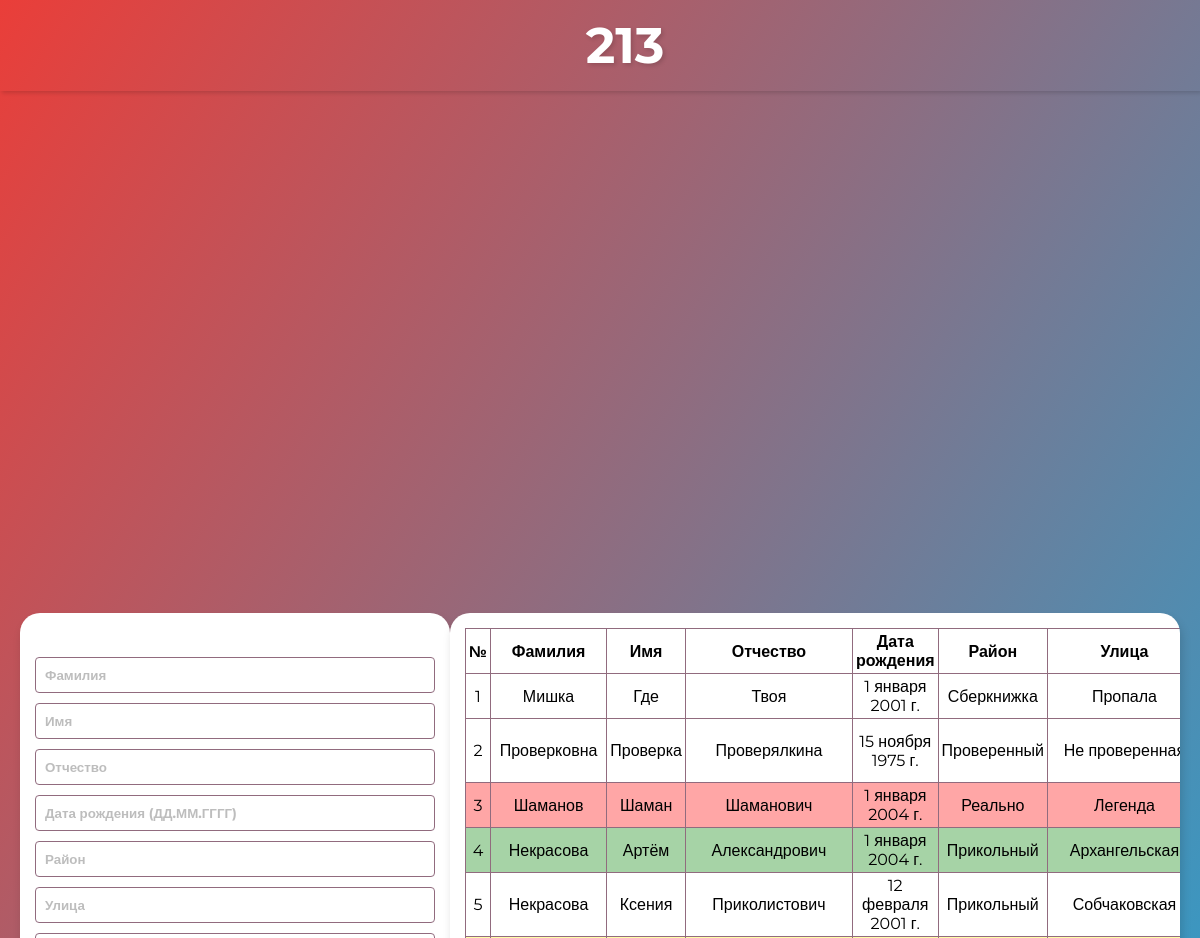
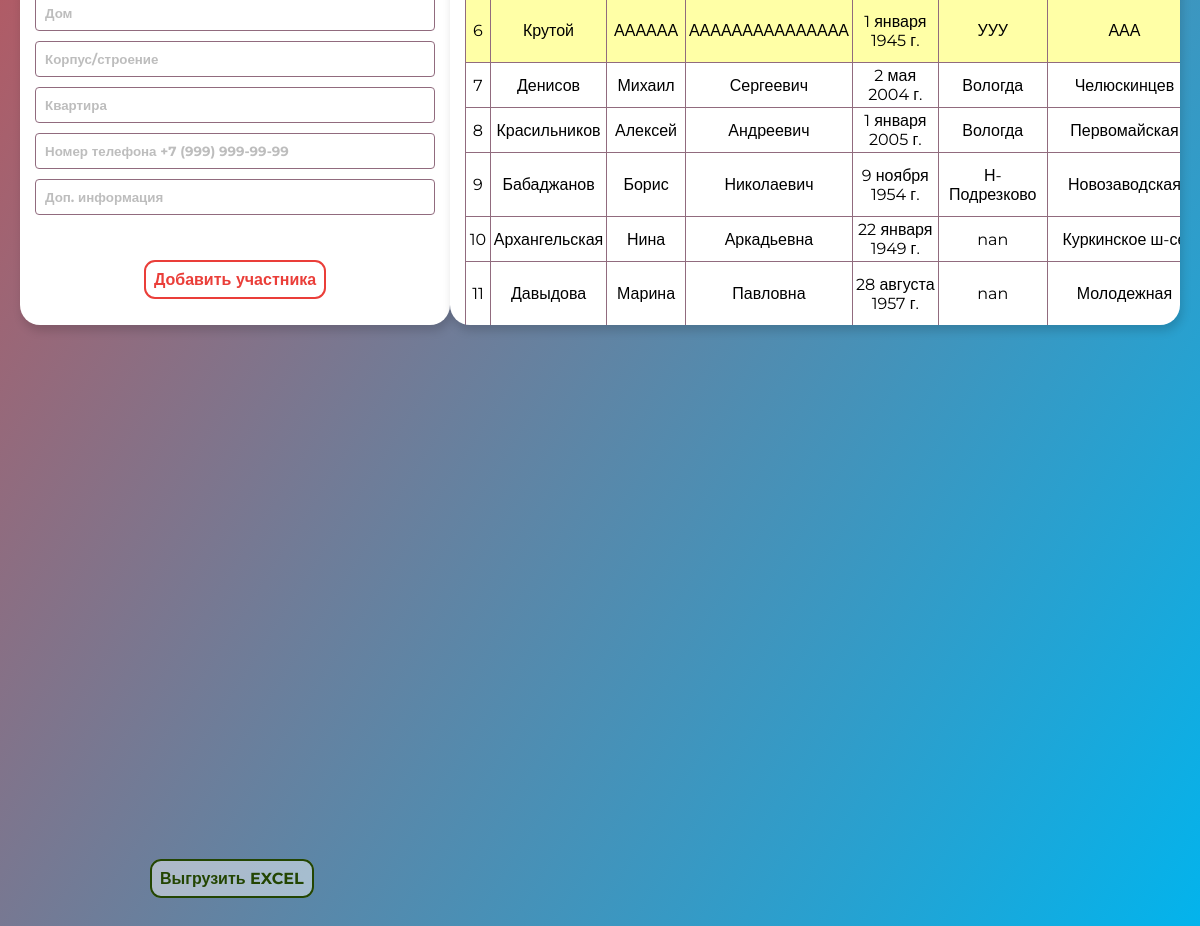
Page /events/9/add_participant (signed in) on the committed database (2 pictures, top to bottom).
### events/models.py (models this page shows, shortened)
class Events(models.Model):
    title = models.CharField('Название', max_length=155)
    description = models.CharField('Описание', max_length=250)
    full_text = models.TextField('Мероприятие')
    date = models.DateField('Дата мероприятия')
    class Meta:
        verbose_name = 'Мероприятие'
        verbose_name_plural = 'Мероприятия'

class Participant(models.Model):
    event = models.ForeignKey(Events, on_delete=models.CASCADE)
    first_name = models.CharField(max_length=255, help_text='Имя', blank=True)
    last_name = models.CharField(max_length=255, help_text='Фамилия', blank=True)
    patronymic = models.CharField(max_length=255, help_text='Отчество', blank=True)
    date_of_birth = models.DateField(help_text='Дата рождения', blank=True)
    district = models.CharField(max_length=255, help_text='Район', blank=True)
    street = models.CharField(max_length=255, help_text='Улица', blank=True)
    house_number = models.CharField(max_length=255, help_text='Номер дома', blank=True)
    building = models.CharField(max_length=255, help_text='Корпус/строение', blank=True)
    apartment_number = models.PositiveIntegerField(help_text='Квартира', blank=True)
    phone_number = models.CharField(max_length=18, help_text='Номер телефона', blank=True)
    additional_phone_number = models.CharField(max_length=18, help_text='Доп. номер телефона', blank=True)
    color = models.CharField(max_length=20, default='white')
    number = models.IntegerField(default=1)

### events/views.py (the view)
# urls.py: path('<int:event_id>/add_participant', views.add_participant, name='add_participant'),
@login_required
def add_participant(request, event_id):
    event = Events.objects.get(pk=event_id)
    participants_list = Participant.objects.filter(event=event)
    number = len(participants_list)+1
    error = ''
    if request.method == 'POST':
        form = ParticipantForm(request.POST)
        if form.is_valid():
            participant = form.save(commit=False)
            existing_participant = event.participant_set.filter(phone_number=participant.phone_number).first()
            if existing_participant:
                error = 'Участник с таким номером телефона уже зарегистрирован на мероприятии'
            else:
                participant.event = event
                participant.number = number
                participant.save()
                if request.headers.get('HTTP_X_REQUESTED_WITH') == 'XMLHttpRequest':
                    return JsonResponse({'redirect_url': reverse('event_detail', args=[event.id])})
                else:
                    return redirect('add_participant', event_id)
        else:
            error = 'Поля заполнены неверно'
    else:
        form = ParticipantForm()
    if request.headers.get('HTTP_X_REQUESTED_WITH') == 'XMLHttpRequest':
        return JsonResponse({'error': error})
    else:
        return render(request, 'events/add_participant.html',
                      {'form': form,  'event': event, 'error': error, 'participants_list': participants_list})

### events/templates/events/add_participant.html (shortened to what this page needs)
{% load static %}
<!doctype html>
<html lang="en">
<head>
    <link rel="stylesheet" type="text/css" href="{% static 'participants/participants.css' %}">
</head>
<body>
    <h1 class="add-header">
        <div class="text-header">{{ event.title }}</div>
        <a href="/">
        </a>
    </h1>
        <div class="main">
            <form  method="post" class="post-form">
                {% csrf_token %} <br>
                {{ form.last_name }}<br>
                {{ form.first_name }}<br>
                {{ form.patronymic }}<br>
                {{ form.date_of_birth }}<br>
                {{ form.district }}<br>
                {{ form.street }}<br>
                {{ form.house_number }}<br>
                {{ form.building }}<br>
                {{ form.apartment_number }}<br>
                {{ form.phone_number }}<br>
                {{ form.additional_phone_number }}<br>
            <button class="add-button" type="submit">Добавить участника</button></form>
        </div>
        <div class="part-table">
            <table class="iksweb">
                <tbody>
                    <tr>
                        <td>№</td>
                        <td>Фамилия</td>
                        <td>Имя</td>
                        <td>Отчество</td>
                        <td>Дата рождения</td>
                        <td>Район</td>
                        <td>Улица</td>
                    </tr>
                {% for participant in participants_list %}
                    <tr id="changeable-div" >
                        <td style="background-color: {{ participant.color }};">{{ forloop.counter }}</td>
                        <td style="background-color: {{ participant.color }};">{{ participant.last_name }}</td>
                        <td style="background-color: {{ participant.color }};">{{ participant.first_name }}</td>
                        <td style="background-color: {{ participant.color }};">{{ participant.patronymic }}</td>
                        <td style="background-color: {{ participant.color }};">{{ participant.date_of_birth }}</td>
                        <td style="background-color: {{ participant.color }};">{{ participant.district }}</td>
                        <td style="background-color: {{ participant.color }};">{{ participant.street }}</td>
                    </tr>
                {% endfor %}
                </tbody>
            </table>
        </div>
        <div class="save-report-container">
            <a href="{% url 'save_csv' event_id=event.id %}" class="save-report" download="{{ event.title }}_отчет.csv">
                Выгрузить EXCEL
            </a>
        </div>
</body>
</html>

### participants/static/participants/participants.css (style rules this page uses)
html { color: #000000; font-family: 'Montserrat', sans-serif; width: 100%; height: 100%; margin: 0; padding: 0; }
body { margin: 0; font-family: 'Montserrat', sans-serif; overflow: hidden; display: flex; align-items: center; justify-content: space-between; height: 100vh; background: linear-gradient(to bottom right, #ea3e39, #02b4ed); }
.add-header { display: flex ; position: fixed; align-items: center; justify-content: center; color: #fff; text-shadow: 2px 2px 4px rgba(0, 0, 0, 0.15); font-size: 50px; background-color: rgba(73, 173, 213, 0); top: 0; left: 0; right: 0; box-shadow: 2px 2px 4px rgba(0, 0, 0, 0.15); margin: 0px; padding: 15px 0 15px 0; }
.main { margin-left: 20px; background-color: #ffffff; border-radius: 20px; padding: 15px 15px 5px 15px; box-shadow: 2px 6px 10px rgba(0, 0, 0, 0.15); min-height: 630px; width: 400px; text-align: center; }
.part-table { font-size: 16px; margin-right: 20px; background-color: #ffffff; border-radius: 20px; padding: 15px 15px 5px 15px; box-shadow: 2px 6px 10px rgba(0, 0, 0, 0.15); height: 630px; width: 1400px; text-align: center; overflow: auto; }
tr:nth-child(1) td { font-weight: bold; }
table.iksweb { width: 100%; border-collapse: collapse; border-spacing: 0; height: auto; }
table.iksweb, table.iksweb td { border: 1px solid #916b7e; }
table.iksweb td { padding: 3px; width: auto; height: 30px; }
.form-control { width: 400px; padding: 9px; margin-top: 10px; border: 1px solid #916b7e; border-radius: 4px; box-sizing: border-box; font-family: 'Montserrat', sans-serif; font-weight: bold; }
.add-button { margin-top: 25px; background-color: white; font-weight: bold; font-size: 16px; font-family: 'Montserrat', sans-serif; padding: 8px; border: 2px solid #ea3e39; color: #ea3e39; border-radius: 11px; cursor: pointer; transition: color, background-color, transform 0.2s ease; }
.text-header { margin-left: 200px; }
a { text-decoration: none; color: white; }
.form-control::placeholder { font-family: 'Montserrat', sans-serif; color: rgba(27, 27, 27, 0.29); }
.save-report-container { position: absolute; left: 150px; bottom: 50px; }
.save-report { margin-top: 25px; background-color: rgba(255, 255, 255, 0.45); font-weight: bold; font-size: 16px; font-family: 'Montserrat', sans-serif; padding: 8px; border: 2px solid #234502; color: #234502; border-radius: 11px; cursor: pointer; transition: color, background-color, transform 0.2s ease; }

### rows in the picture
Events: title "213"
Participant: last_name "Мишка", first_name "Где", patronymic "Твоя", date_of_birth "1 января 2001 г.", district "Сберкнижка", street "Пропала"
Participant: last_name "Проверковна", first_name "Проверка", patronymic "Проверялкина", date_of_birth "15 ноября 1975 г.", district "Проверенный", street "Не…"
Participant: last_name "Шаманов", first_name "Шаман", patronymic "Шаманович", date_of_birth "1 января 2004 г.", district "Реально", street "Легенда"
Participant: last_name "Некрасова", first_name "Артём", patronymic "Александрович", date_of_birth "1 января 2004 г.", district "Прикольный", street "Архангельская"
Participant: last_name "Некрасова", first_name "Ксения", patronymic "Приколистович", date_of_birth "12 февраля 2001 г.", district "Прикольный", street "Собчаковская"
Participant: last_name "Крутой", first_name "АААААА", patronymic "ААААААААААААААА", date_of_birth "1 января 1945 г.", district "УУУ", street "ААА"
Participant: last_name "Денисов", first_name "Михаил", patronymic "Сергеевич", date_of_birth "2 мая 2004 г.", district "Вологда", street "Челюскинцев"
Participant: last_name "Красильников", first_name "Алексей", patronymic "Андреевич", date_of_birth "1 января 2005 г.", district "Вологда", street "Первомайская"
Participant: last_name "Бабаджанов", first_name "Борис", patronymic "Николаевич", date_of_birth "9 ноября 1954 г.", district "Н-Подрезково", street "Новозаводская"
Participant: last_name "Архангельская", first_name "Нина", patronymic "Аркадьевна", date_of_birth "22 января 1949 г.", district "nan", street "Куркинское…"
Participant: last_name "Давыдова", first_name "Марина", patronymic "Павловна", date_of_birth "28 августа 1957 г.", district "nan", street "Молодежная"
